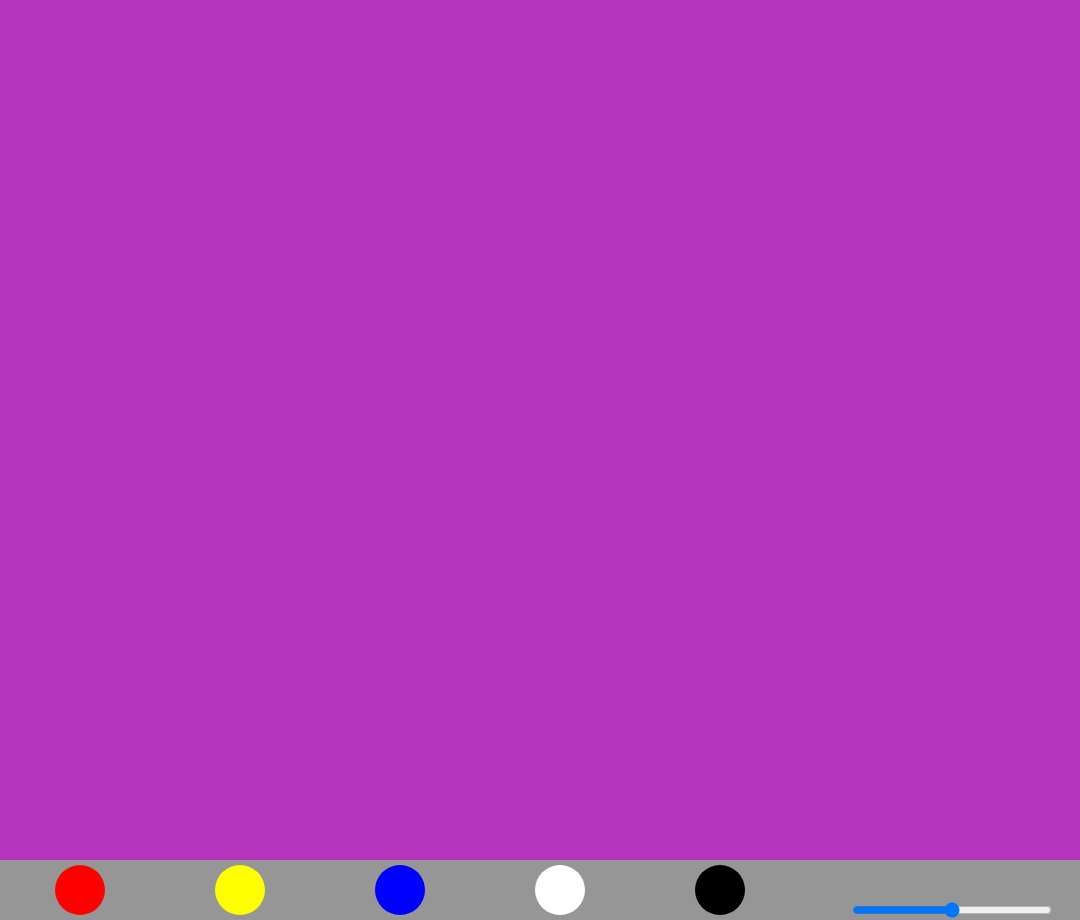
Frame 1 (no input)
Frame 60 (no input): identical to frame 1, image omitted
Frame 120 (the mouse pressed at the canvas centre since frame 60): identical to frame 1, image omitted

The p5.js sketch that drew this single still picture (run headless with seeded random() and noise() and a simulated clock; from frame 60 on, the mouse is pressed at the canvas centre):

// p5.js sketch
// ── sketch.js
// ANNOYING DRAWING TOOL

// Variables

let drawLayer;
let bgColor;

let buttonCount = 5;
let canvasWidth = 800;
let spacing = canvasWidth/buttonCount;
let offset = spacing * 0.5;

let buttonColors = ['red', 'yellow', 'blue', 'white', 'black'];
let currentColor;

let slider;

let strokeOffsetX = 0; 
let strokeOffsetY = 0;

//Similar conditions to Lab_02

function setup() {
  createCanvas(1080, 920);

  slider = createSlider(0, 100);
  slider.position(850, 900);
  slider.size(200);

  drawLayer = createGraphics(1080, 920);
  drawLayer.clear();

  bgColor = color(random(255), random(255), random(255));
  currentColor = getRandomColor();

}

function draw() {
  background(bgColor);
  image(drawLayer, 0, 0);

  noStroke();
  fill(150);
  rect(0, 860, width, height - 860);

  for (let i = 0; i < buttonCount; i++) {
    drawButton(i * spacing + offset, i);
  }
}

function drawButton(x, i) {
  noStroke();
  fill(buttonColors[i]);
  noStroke();
  circle(x, height - 30, 50);
}

function mousePressed() {
  for (let i = 0; i < buttonCount; i++) {
    let bx = i * spacing + offset;
    let by = height - 30;
    if (dist(mouseX, mouseY, bx, by) < 15) {
      currentColor = getRandomColor(); // Random color, basically the buttons are for decoration
      return;
    }
  }

  // It sets an angle and direction randomly, it offsets the trace from the position of the mouse so you never know where the trace is going to really appear
  let angle = random(TWO_PI);
  let magnitude = random(100, 200);
  strokeOffsetX = cos(angle) * magnitude;
  strokeOffsetY = sin(angle) * magnitude;

}

function mouseDragged() {
  let angle = random(TWO_PI);
  let magnitude = random(10, 50);
  let offsetX = cos(angle) * magnitude;
  let offsetY = sin(angle) * magnitude;
  let s = slider.value();

  drawLayer.noStroke();
  drawLayer.fill(currentColor);
  drawLayer.circle(mouseX + strokeOffsetX, mouseY + strokeOffsetY, s);
}

function keyPressed() {
  if (keyCode === 32) {
    bgColor = getRandomColor();
  } else if (keyCode === 8) {
    drawLayer.clear();
  }
}

function getRandomColor() {
  return color(random(255), random(255), random(255));
}
